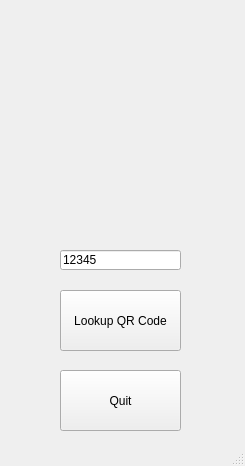
<?xml version="1.0" encoding="UTF-8"?>
<ui version="4.0">
 <class>QRCODEAPP</class>
 <widget class="QMainWindow" name="QRCODEAPP">
  <property name="geometry">
   <rect>
    <x>0</x>
    <y>0</y>
    <width>245</width>
    <height>466</height>
   </rect>
  </property>
  <property name="windowTitle">
   <string>MainWindow</string>
  </property>
  <widget class="QWidget" name="centralwidget">
   <widget class="QPushButton" name="Lookup">
    <property name="geometry">
     <rect>
      <x>60</x>
      <y>290</y>
      <width>121</width>
      <height>61</height>
     </rect>
    </property>
    <property name="text">
     <string>Lookup QR Code</string>
    </property>
   </widget>
   <widget class="QPushButton" name="APP_Quit">
    <property name="geometry">
     <rect>
      <x>60</x>
      <y>370</y>
      <width>121</width>
      <height>61</height>
     </rect>
    </property>
    <property name="text">
     <string>Quit</string>
    </property>
   </widget>
   <widget class="QLineEdit" name="InputBox">
    <property name="geometry">
     <rect>
      <x>60</x>
      <y>250</y>
      <width>121</width>
      <height>20</height>
     </rect>
    </property>
    <property name="text">
     <string>12345</string>
    </property>
   </widget>
   <widget class="QLabel" name="QRDisplayBox">
    <property name="geometry">
     <rect>
      <x>30</x>
      <y>30</y>
      <width>184</width>
      <height>184</height>
     </rect>
    </property>
    <property name="text">
     <string/>
    </property>
    <property name="pixmap">
     <pixmap>QRCODE/image.png</pixmap>
    </property>
    <property name="scaledContents">
     <bool>true</bool>
    </property>
   </widget>
  </widget>
  <widget class="QStatusBar" name="statusbar"/>
 </widget>
 <resources/>
 <connections/>
</ui>
